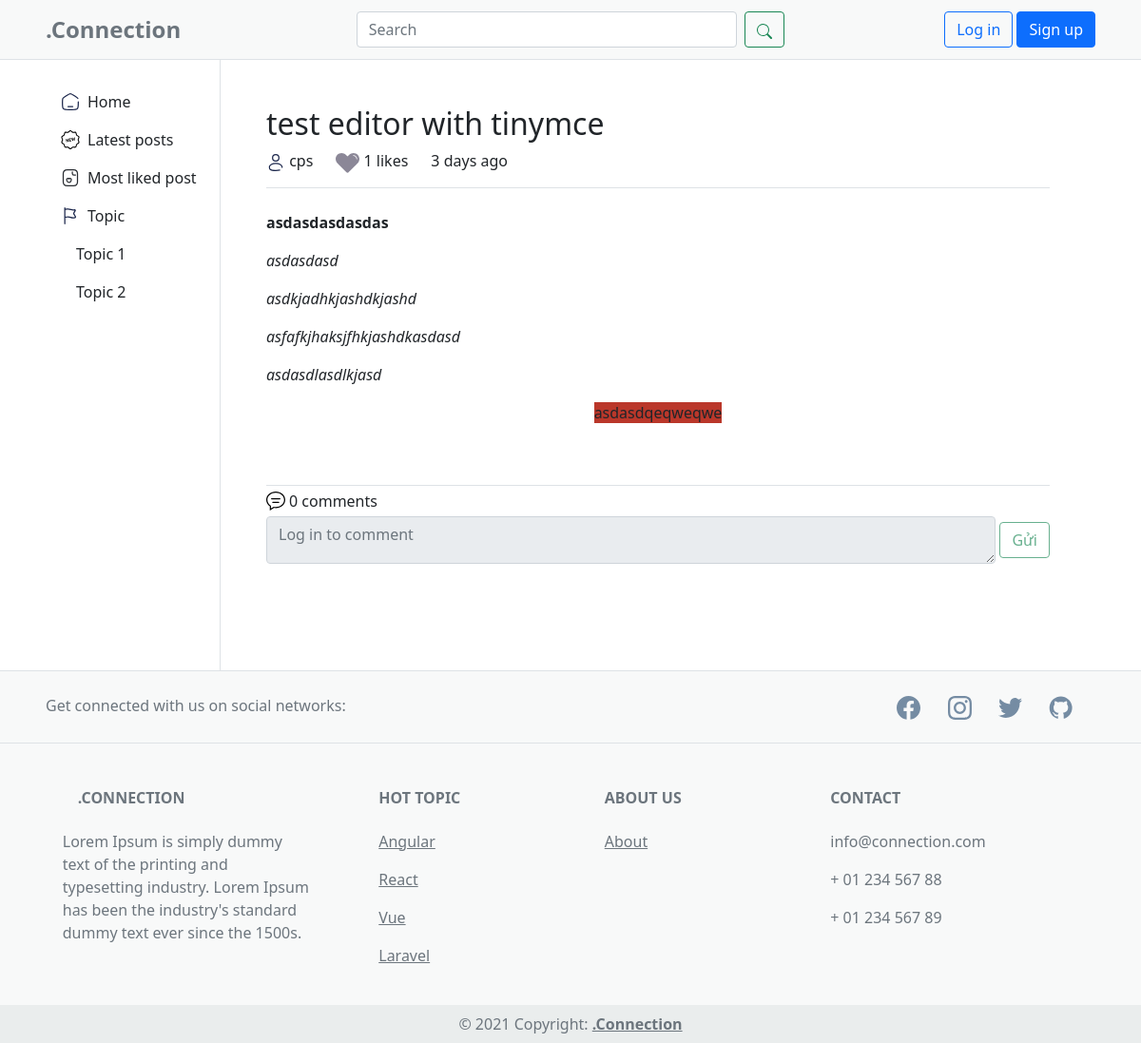
The app's page /post/7/, older data.
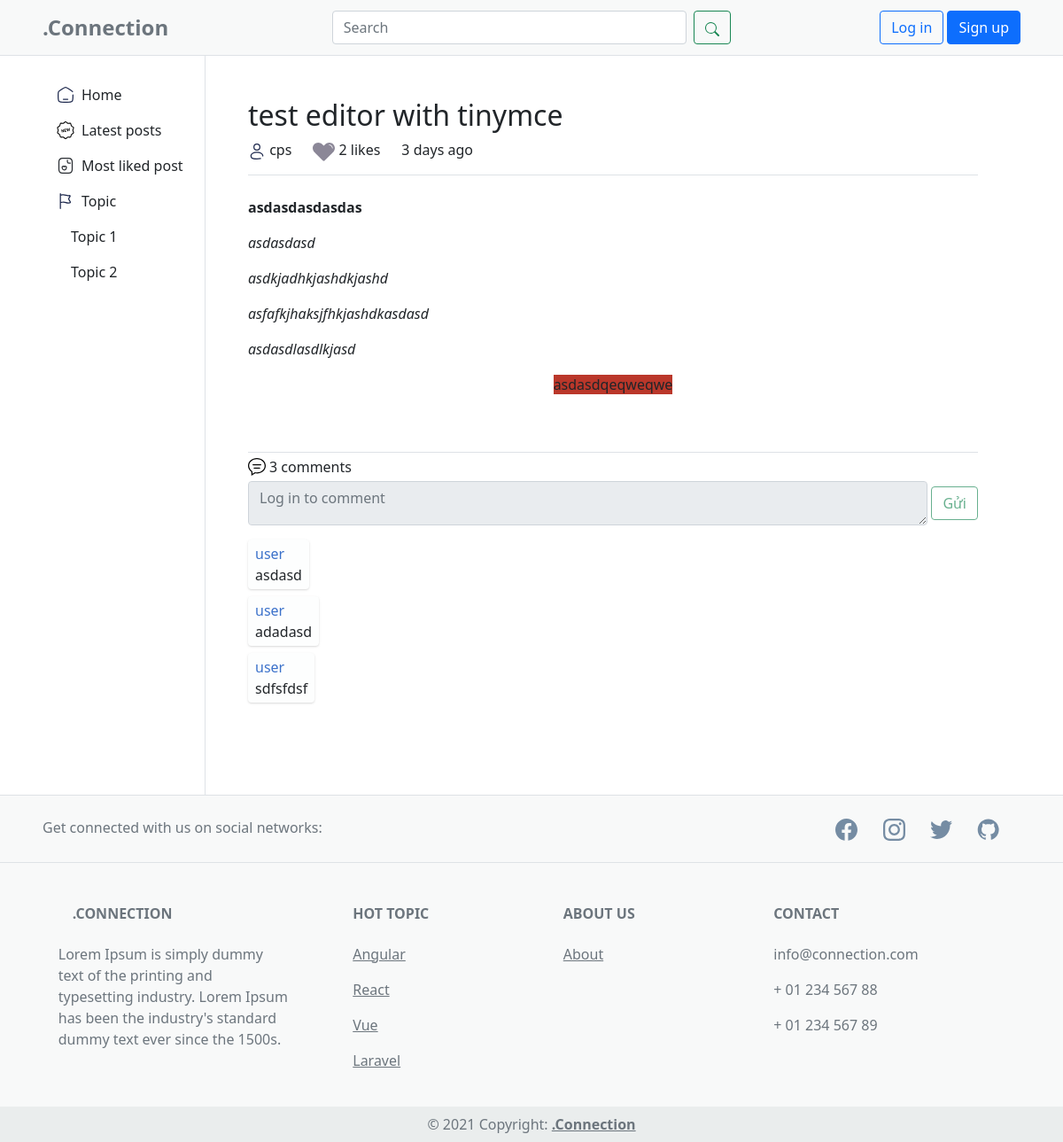
The same page, newer data.
### app/models.py (models this page shows, shortened)
class Post(models.Model):
    title = models.CharField(max_length=200)
    content = HTMLField()
    user = models.ForeignKey(User, on_delete=models.CASCADE, default=None)
    likes = models.ManyToManyField(User, related_name='liked_posts')
    pub_date = models.DateTimeField(auto_now_add=True)

class Comment(models.Model):
    post = models.ForeignKey(Post, on_delete=models.CASCADE, related_name='comments')
    user = models.ForeignKey(User, on_delete=models.CASCADE)
    text = models.TextField()
    created_at = models.DateTimeField(auto_now_add=True)
    def __str__(self):
        return self.text

### app/views.py (the view)
# urls.py: path('post/<str:id>/', views.post, name="post"),
def post(req, id):
    post = Post.objects.get(id=id)
    comments = post.comments.all()
    comment_count = comments.count()
    current_time = timezone.now()
    time_difference = current_time - post.pub_date
    hours_difference = time_difference.total_seconds() / 3600
    days_difference = time_difference.days
    if days_difference > 0:
        time_ago = f"{days_difference} days ago"
    elif hours_difference >= 1:
        time_ago = f"{int(hours_difference)} hours ago"
    else:
        minutes_difference = int(time_difference.total_seconds() / 60)
        time_ago = f"{minutes_difference} minutes ago"
    return render(req, 'app/post.html', {'post': post, 'comments': comments, 'comment_count': comment_count, 'time_ago': time_ago})

### templates/app/post.html (shortened to what this page needs)
{% extends "components/base.html" %}
{% load static %}
{% block extrastyles %}
<link rel="stylesheet" type="text/css" href="{% static 'css/app.css' %}" />
{% endblock extrastyles %}
{% block content %}
<div class="border-bottom">
  <h2>{{ post.title }}</h2>
  <div class="d-flex gap-4">
    <p>
      {{ post.user.username }}
    </p>
    <div>
      <a class="text-decoration-none" href="{% url "like_post" post.id %}">
      </a>
      <span id="like-count">{{ post.likes.count }} likes</span>
    </div>
    <p>{{ time_ago }}</p>
  </div>
</div>
<div class="mt-4 mb-4">
  <p>{{ post.content|safe }}</p>
</div>
<div>
  <div class="mb-1 border-top">
    <div class="d-flex align-items-center">
      <p class="m-1" id="comment-cnt">{{ comment_count }} comments</p>
    </div>
    <form class="d-flex align-items-center mb-3">
      <div class="pe-1 flex-grow-1">
        {% if user.is_authenticated %}
        <textarea class="w-100 comment-input form-control" id="comment" data-post-id="{{post.id}}" name="comment"
          placeholder="Type your comment" required></textarea>
        {% else %}
        <textarea class="w-100 comment-input form-control" id="comment" data-post-id="{{post.id}}" name="comment"
          placeholder="Log in to comment" required disabled></textarea>
        {% endif %}
      </div>
      {% if user.is_authenticated %}
      <button class="btn btn-outline-success" type="button" id="submit_comment">Gửi</button>
      {% else %}
      <button class="btn btn-outline-success" type="button" id="submit_comment" disabled>Gửi</button>
      {% endif %}
    </form>
  </div>
  <div id="list-comment">
    {% for comment in comments %}
    <div class="mb-2">
      <div class="rounded d-inline-block p-1 px-2 comment-card">
        <p class="m-0 comment-user-card">{{ comment.user }}</p>
        <p class="m-0">{{ comment }}</p>
      </div>
    </div>
    {% endfor %}
  </div>
</div>
{% endblock content %}

Row changes from the older to the newer data that the page shows:
computed for Post "test editor with tinymce": likes.count "1" → "2"
added Comment: user "user", text "asdasd"
added Comment: user "user", text "adadasd"
added Comment: user "user", text "sdfsfdsf"
Text that changed along with them:
{{ comment_count }}: "0" → "3"
